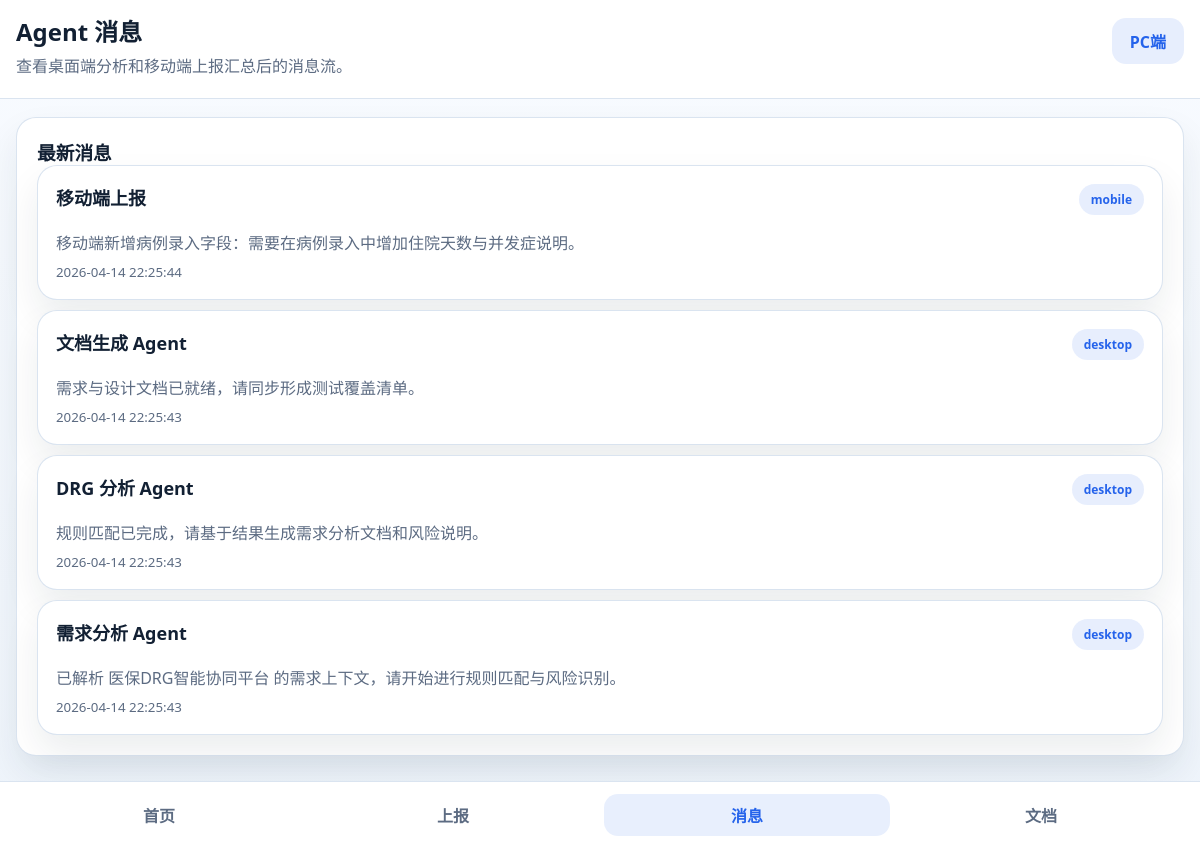
Page /mobile/messages (signed in) on the committed database.
### tables this page shows
CREATE TABLE messages (
            id INTEGER PRIMARY KEY AUTOINCREMENT,
            project_id INTEGER NOT NULL,
            sender TEXT NOT NULL,
            receiver TEXT NOT NULL,
            content TEXT NOT NULL,
            source TEXT NOT NULL,
            created_at TEXT NOT NULL,
            FOREIGN KEY(project_id) REFERENCES projects(id)
        );

### app.py (the view)
@app.route("/mobile/messages")
@login_required
def mobile_messages():
    project = get_project()
    return render_template(
        "mobile_messages.html",
        page_key="mobile_messages",
        project=project,
        messages=get_messages(project["id"]),
    )

### app.py (called while the page is built)
def get_db() -> sqlite3.Connection:
    if "db" not in g:
        connection = sqlite3.connect(app.config["DATABASE"])
        connection.row_factory = sqlite3.Row
        g.db = connection
    return g.db

def fetch_one(query: str, params: tuple[Any, ...] = ()) -> sqlite3.Row | None:
    return get_db().execute(query, params).fetchone()

def fetch_all(query: str, params: tuple[Any, ...] = ()) -> list[sqlite3.Row]:
    return get_db().execute(query, params).fetchall()

def get_project() -> sqlite3.Row:
    project = fetch_one("SELECT * FROM projects ORDER BY id LIMIT 1")
    if project is None:
        raise RuntimeError("Project seed data not found.")
    return project

def get_messages(project_id: int) -> list[sqlite3.Row]:
    return fetch_all("SELECT * FROM messages WHERE project_id = ? ORDER BY id DESC", (project_id,))

def login_required(view):
    @wraps(view)
    def wrapped_view(**kwargs):
        if g.user is None:
            return redirect(url_for("login"))
        return view(**kwargs)
    return wrapped_view

@app.before_request
def load_logged_in_user() -> None:
    user_id = session.get("user_id")
    if user_id is None:
        g.user = None
        return
    g.user = fetch_one("SELECT * FROM users WHERE id = ?", (user_id,))

@app.context_processor
def inject_globals() -> dict[str, Any]:
    return {"current_user": g.get("user")}

### templates/mobile_messages.html (shortened to what this page needs)
{% extends 'mobile_base.html' %}
{% block mobile_title %}Agent 消息{% endblock %}
{% block mobile_subtitle %}查看桌面端分析和移动端上报汇总后的消息流。{% endblock %}
{% block mobile_content %}
<section class="mobile-card-grid">
    <article class="mobile-surface-card">
        <h3>最新消息</h3>
        <div class="list-stack compact-stack">
            {% for item in messages %}
                <div class="item-card">
                    <div class="item-card-top wrap-top">
                        <strong>{{ item['sender'] }}</strong>
                        <span class="status-tag">{{ item['source'] }}</span>
                    </div>
                    <p>{{ item['content'] }}</p>
                    <small>{{ item['created_at'] }}</small>
                </div>
            {% endfor %}
        </div>
    </article>
</section>
{% endblock %}

### static/css/style.css (style rules this page uses)
:root { --bg: #f4f7fb; --surface: #ffffff; --surface-muted: #f8fbff; --primary: #2563eb; --primary-dark: #1d4ed8; --secondary: #0f766e; --text: #122033; --text-soft: #5c6b82; --border: #d8e3f0; --success: #16a34a; --warning: #d97706; --danger: #dc2626; --shadow: 0 18px 36px rgba(18, 32, 51, 0.08); --radius: 20px; --radius-sm: 14px; --sidebar-width: 264px; font-family: "Segoe UI", "PingFang SC", "Microsoft YaHei", sans-serif; }
* { box-sizing: border-box; }
body { margin: 0; min-height: 100vh; background: linear-gradient(180deg, #f8fbff 0%, #eef4fb 100%); color: var(--text); }
.hero-panel, .panel, .stat-card, .quick-card, .feature-card, .auth-panel, .mobile-surface-card, .item-card, .step-card, .mobile-stat-card { background: var(--surface); border: 1px solid rgba(216, 227, 240, 0.95); box-shadow: var(--shadow); border-radius: var(--radius); }
.hero-panel, .panel, .auth-panel, .mobile-surface-card { padding: 28px; }
.hero-panel p, .auth-panel p, .panel p, .mobile-surface-card p, .topbar p, .feature-card p, .quick-card p, .item-card p { margin: 0; color: var(--text-soft); line-height: 1.75; }
.badge, .status-tag { display: inline-flex; align-items: center; justify-content: center; gap: 6px; border-radius: 999px; padding: 7px 12px; font-size: 12px; font-weight: 800; }
.badge, .status-tag { background: rgba(37, 99, 235, 0.11); color: var(--primary); }
.panel-header, .item-card-top { display: flex; justify-content: space-between; align-items: center; gap: 12px; margin-bottom: 14px; }
.panel-header h3, .quick-card h4, .feature-card h3, .item-card h4, .mobile-surface-card h3, .auth-panel h3 { margin: 0; }
.info-list, .list-stack { display: grid; gap: 14px; }
.compact-stack { gap: 10px; }
.item-card { padding: 18px; }
.wrap-top { align-items: flex-start; }
.quick-card h4, .feature-card h4, .item-card strong, .item-card h4 { font-size: 18px; }
.form-grid, .feature-list, .mobile-card-grid { display: grid; gap: 18px; }
.checkbox-card small, .item-card small { display: block; margin-top: 6px; color: var(--text-soft); }
.mobile-surface-card { padding: 20px; }

### rows in the picture
messages: sender "移动端上报", source "mobile", content "移动端新增病例录入字段：需要在病例录入中增加住院天数与并发症说明。", created_at "2026-04-14 22:25:44"
messages: sender "文档生成 Agent", source "desktop", content "需求与设计文档已就绪，请同步形成测试覆盖清单。", created_at "2026-04-14 22:25:43"
messages: sender "DRG 分析 Agent", source "desktop", content "规则匹配已完成，请基于结果生成需求分析文档和风险说明。", created_at "2026-04-14 22:25:43"
messages: sender "需求分析 Agent", source "desktop", content "已解析 医保DRG智能协同平台 的需求上下文，请开始进行规则匹配与风险识别。", created_at "2026-04-14 22:25:43"
